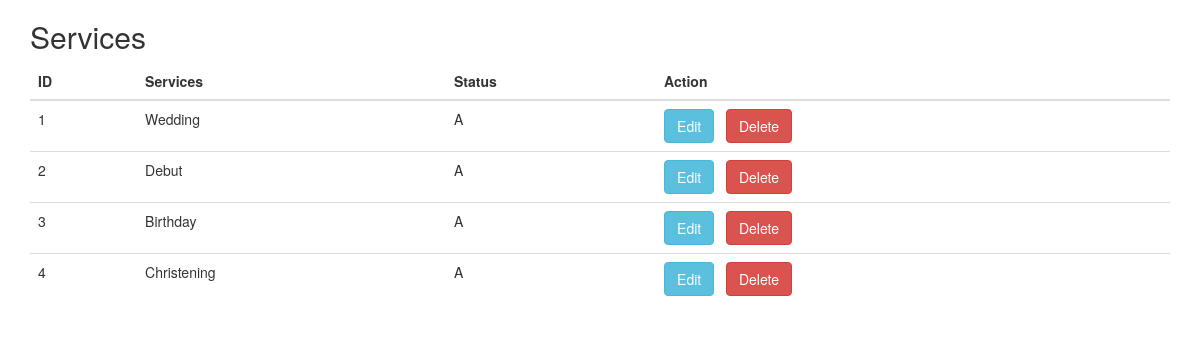
The page /view_services.php on the database its author committed.
### tables this page shows
CREATE TABLE `services` (
  `service_id` int(11) NOT NULL,
  `service_name` text NOT NULL,
  `service_status` varchar(1) NOT NULL DEFAULT 'A' COMMENT 'A - Active D - Discontinued'
);

### view_services.php (the view, shortened to what this page needs)
<?php
include "connection.php";
$sql = "SELECT * FROM services";
$result = $conn->query($sql);
?>
<!DOCTYPE html>
<html>
<head>
<link rel="stylesheet" href="https://maxcdn.bootstrapcdn.com/bootstrap/3.4.0/css/bootstrap.min.css">
</head>
<body>
	<div class="container">
		<h2>Services</h2>
<table class="table">
	<thead>
		<tr>
		<th>ID</th>
		<th>Services</th>
		<th>Status</th>
		<th>Action</th>
	</tr>
	</thead>
	<tbody>
		<?php
			if ($result->num_rows > 0) {
				while ($row = $result->fetch_assoc()) {
		?>
					<tr>
					<td><?php echo $row['service_id']; ?></td>
					<td><?php echo $row['service_name']; ?></td>
					<td><?php echo $row['service_status']; ?></td>
					<td><a class="btn btn-info" href="Admin_updateservices.php?service_id=<?php echo $row['service_id']; ?>">Edit</a>
						<a class="btn btn-danger" href="Admin_deleteservices.php?service_id=<?php echo $row['service_id']; ?>">Delete</a></td>
					</tr>
		<?php		}
			}
		?>
	</tbody>
</table>
	</div>
</body>
</html>

### rows shown on the page
services: service_id "1", service_name "Wedding", service_status "A"
services: service_id "2", service_name "Debut", service_status "A"
services: service_id "3", service_name "Birthday", service_status "A"
services: service_id "4", service_name "Christening", service_status "A"
